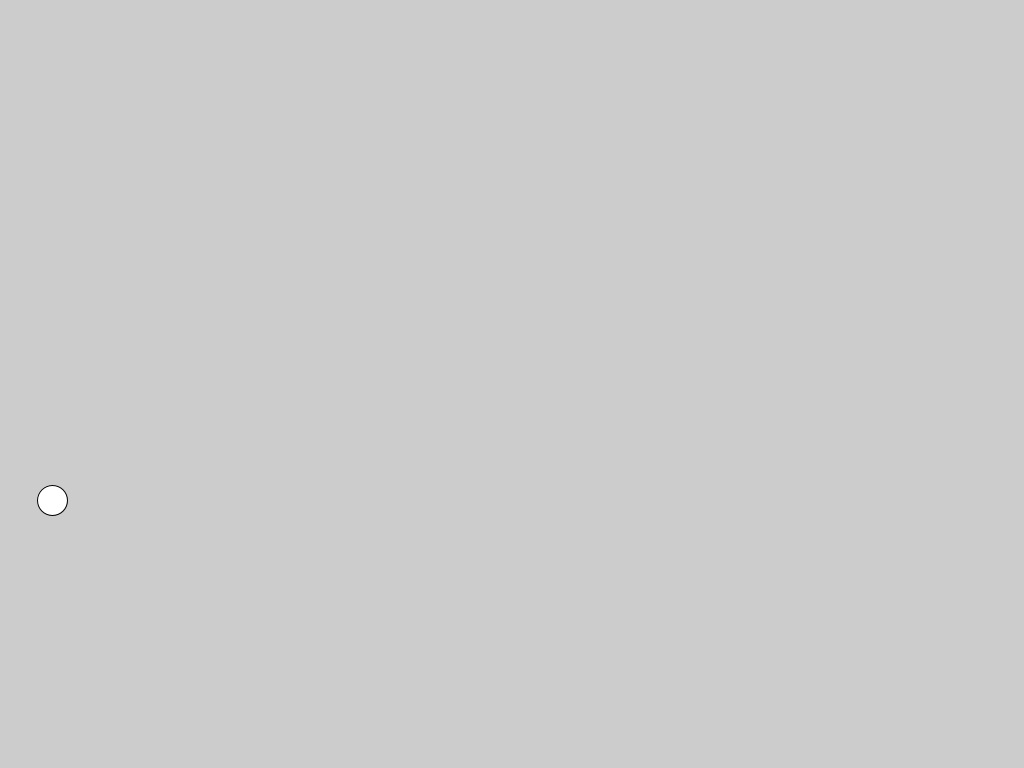
Frame 1 (no input)
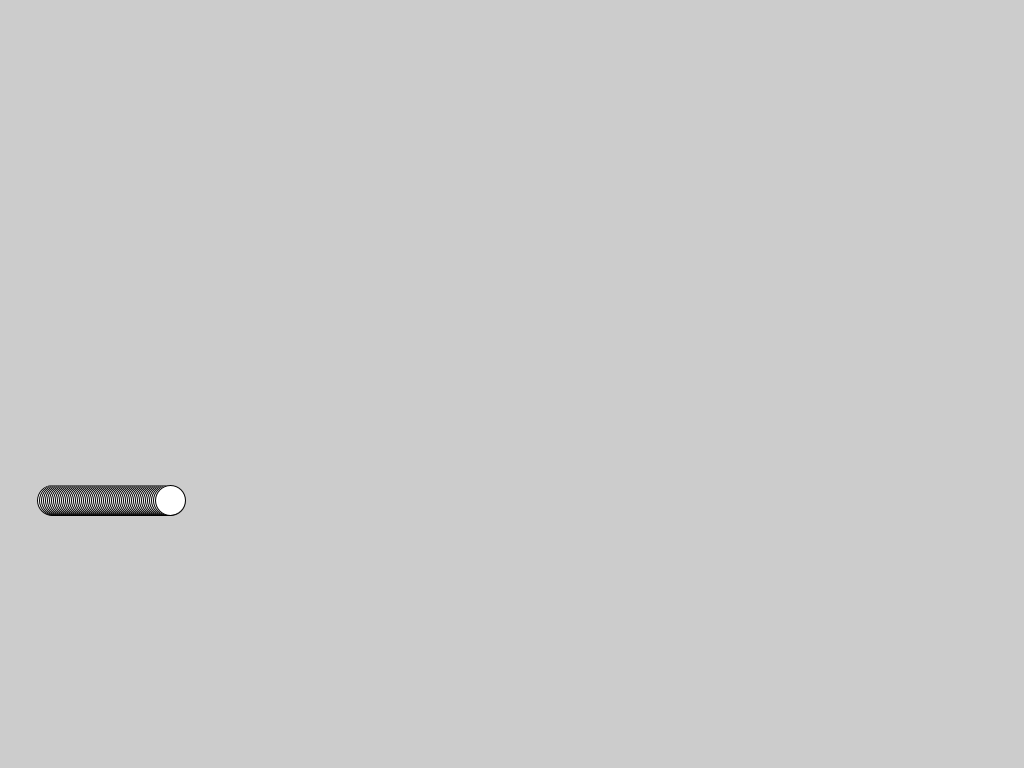
Frame 60 (the mouse pressed at the canvas centre just before this capture)
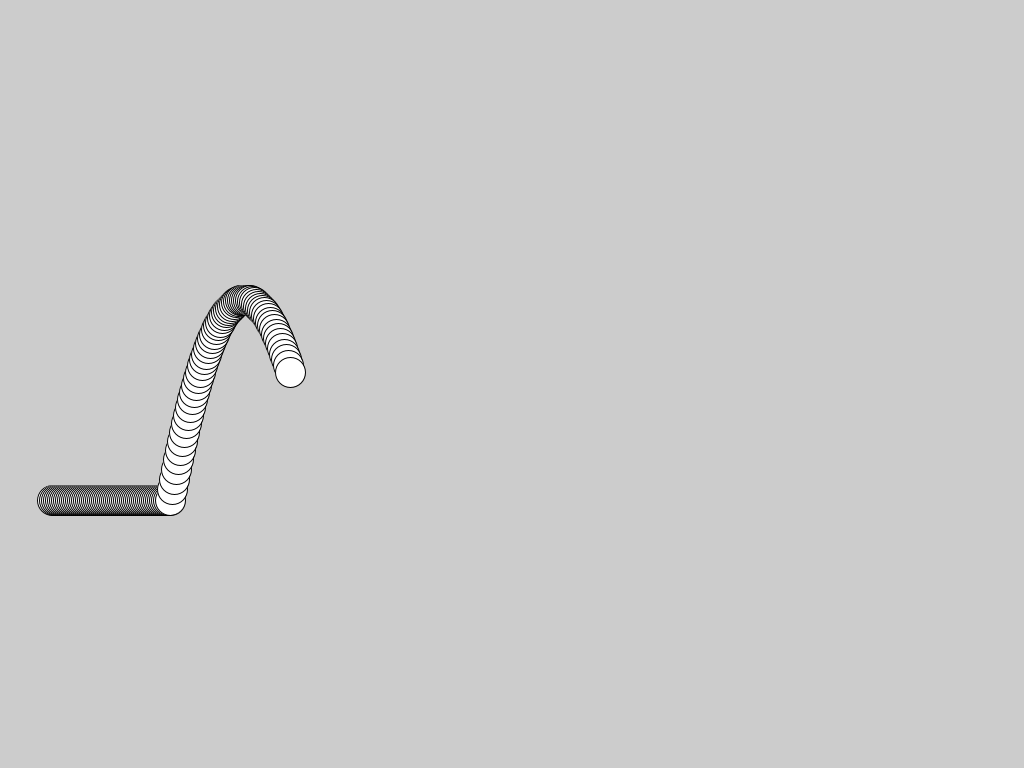
Frame 120 (the mouse held since frame 60 and released just before this capture)

The Processing sketch that drew these frames (run headless with seeded random() and noise(); from frame 60 on, the mouse is pressed at the canvas centre):

// Processing sketch: parabola
// ── parabola.pde
float h = 200; // altura
float d = 150; // distancia bolinha
float x = 50;
float y = 500;
float dx = 0;
float dy = 0;
boolean jumping = false; // saber quando está pulando ou não
float step = 2;


void setup() {
  size(1024, 768);
}

void draw() {
  clear();
  update();
  circle(x, y- dy, 30);
}


void update() {
  x +=step;
  if (jumping) {
    dx += step;
    dy = calc_dy(dx);
    
    // aqui que verifica o fim da bolinha, vai dizer quando parar e ficar no chão
    // na hora que a bolinha está na plataforma, posso verificar se ela está num XP1
    // ou x na plataforma 2
    if (dx >= d/2){
      jumping = false;
      dy = 0;
    }
  }
}

float calc_dy(float dx) {
  return (-4 * h / (d * d)) * dx * dx + h;
}

void mousePressed() {
  if (!jumping) {
    jumping = true;
    dx = -d/2;
  } else {
  }
}
